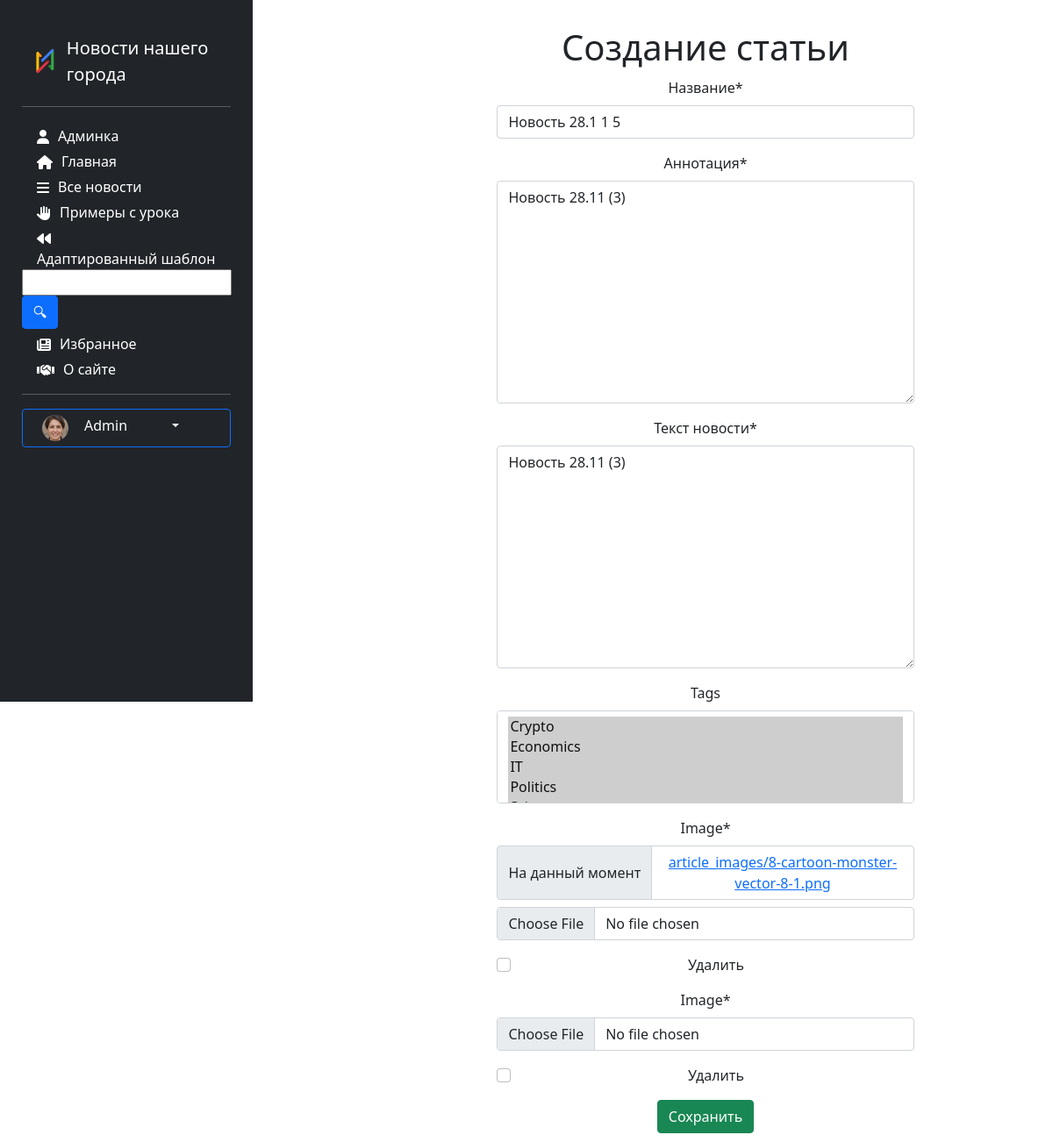
The page /news/update/14 (signed in) on the database as committed earlier.
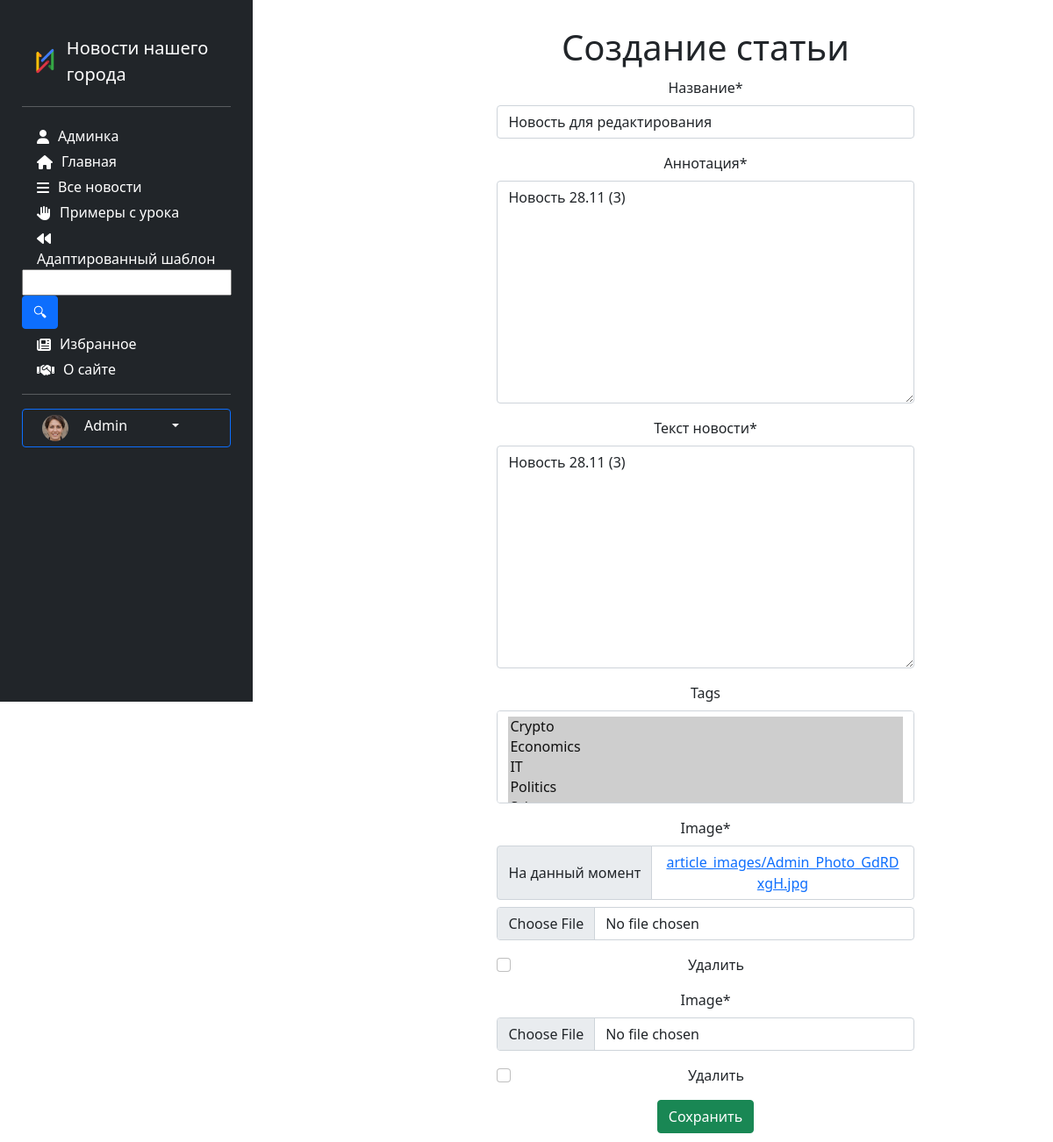
The same page on the database as committed later.
### news/models.py (models this page shows, shortened)
class Article(models.Model):
    categories = (('E','Economics'),
                  ('S','Science'),
                  ('IT','IT'))
    author = models.ForeignKey(User, on_delete=models.SET_NULL, null=True)
    title = models.CharField('Название',max_length=50,default='')
    anouncement = models.TextField('Аннотация',max_length=250)
    text = models.TextField('Текст новости')
    date = models.DateTimeField('Дата публикации',auto_now=True)
    category = models.CharField(choices=categories, max_length=20,verbose_name='Категории')
    tags = models.ManyToManyField(to=Tag, blank=True)
    slug = models.SlugField()
    objects = models.Manager()
    published = PublishedToday()
    class Meta:
        ordering = ['title','date']
        verbose_name= 'Новость'
        verbose_name_plural='Новости'

class Tag(models.Model):
    title = models.CharField(max_length=80)
    status = models.BooleanField(default=True)
    def __str__(self):
        return self.title
    class Meta:
        ordering = ['title','status']
        verbose_name= 'Тэг'
        verbose_name_plural='Тэги'

### news/views.py (the view, shortened to what this page needs)
# urls.py: path('update/<int:pk>', views.ArticleUpdateView.as_view(), name='news_update'),
class ArticleUpdateView(UpdateView):
    model = Article
    template_name = 'news/create_article.html'
    fields = ['title','anouncement','text','tags']
    def get_context_data(self, **kwargs):
        context = super(ArticleUpdateView, self).get_context_data(**kwargs)
        current_object = self.object
        images = Image.objects.filter(article=current_object)
        context['image_form'] = ImagesFormSet(instance=current_object)
        return context

### users/templatetags/users_extras.py (called while the page is built)
@register.filter(name="has_group")
def has_group(user,group_name):
    return user.groups.filter(name=group_name).exists()

### news/templates/news/create_article.html (shortened to what this page needs)
{% extends 'main/base_template.html' %}
{% load static %}
{% load bootstrap5 %}
{% load crispy_forms_tags %}
{% block content %}
        <div class="row">
            <div class="text-center" style="margin-top:30px;">
                    <h1>Создание статьи</h1>
            <form method="post" class="contact_form" enctype="multipart/form-data">
                {{ form|crispy }}
                {{ image_form|crispy }}
                <input type="submit" class="btn btn-success" value = "Сохранить">
            </form>
            </div>
        </div>
{% endblock %}

Rows that differ between the two databases and show on the page:
changed Article "Новость 28.11 (3)": title "Новость 28.1 1 5" → "Новость для редактирования"
Other text that changed with them:
text no longer shown: "Image * На данный момент article_images/8-cartoon-monster-vector-8-1.png Удалить Image * Удалить"
text now shown: "Image * На данный момент article_images/Admin_Photo_GdRDxgH.jpg Удалить Image * Удалить"
